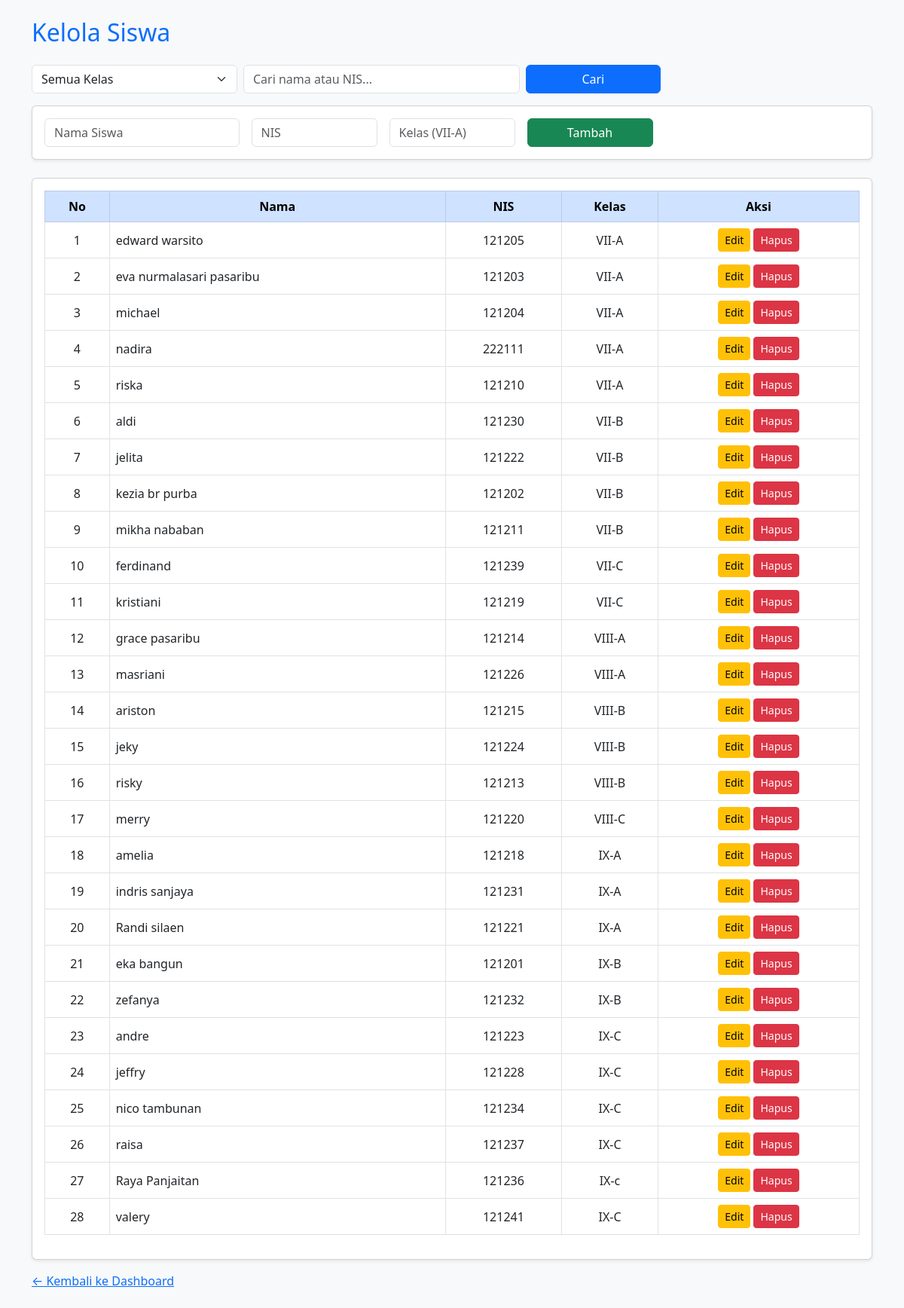
Page /admin/kelola_siswa.php (signed in) on the committed database.
### tables this page shows
CREATE TABLE `siswa` (
  `id` int(11) NOT NULL,
  `id_user` int(11) NOT NULL,
  `nama` varchar(50) NOT NULL,
  `kelas` varchar(10) NOT NULL,
  `nis` varchar(10) NOT NULL
);

### admin/kelola_siswa.php (the view, shortened to what this page needs)
<?php
include '../config/koneksi.php';
$selected_kelas = $_GET['kelas'] ?? 'all';
$keyword = mysqli_real_escape_string($koneksi, $_GET['cari'] ?? '');
$query = "SELECT * FROM siswa WHERE 1=1";
$query .= " ORDER BY
    CASE
        WHEN kelas LIKE 'VII%' THEN 1
        WHEN kelas LIKE 'VIII%' THEN 2
        WHEN kelas LIKE 'IX%' THEN 3
        ELSE 4
    END, kelas ASC, nama ASC";
$siswa = mysqli_query($koneksi, $query);
$edit_data = null;
?>
<!DOCTYPE html>
<html lang="id">
<head>
    <link href="https://cdn.jsdelivr.net/npm/bootstrap@5.3.0/dist/css/bootstrap.min.css" rel="stylesheet">
</head>
<body class="bg-light">
<div class="container py-4">
    <h2 class="mb-4 text-primary">Kelola Siswa</h2>
    <form method="GET" class="mb-3">
        <div class="row g-2">
            <div class="col-md-3">
                <select name="kelas" class="form-select" onchange="this.form.submit()">
                    <option value="all" <?= $selected_kelas=='all'?'selected':'' ?>>Semua Kelas</option>
                </select>
            </div>
            <div class="col-md-4">
                <input type="text" name="cari" class="form-control" placeholder="Cari nama atau NIS..."
                       value="<?= htmlspecialchars($keyword) ?>">
            </div>
            <div class="col-md-2">
                <button class="btn btn-primary w-100" type="submit">Cari</button>
            </div>
        </div>
    </form>
    <div class="card shadow-sm mb-4">
        <div class="card-body">
            <form method="POST" class="row g-3">
                <div class="col-md-3">
                    <input type="text" name="nama" class="form-control" placeholder="Nama Siswa" required
                           value="<?= $edit_data['nama'] ?? '' ?>">
                </div>
                <div class="col-md-2">
                    <input type="text" name="nis" class="form-control" placeholder="NIS" required
                           value="<?= $edit_data['nis'] ?? '' ?>">
                </div>
                <div class="col-md-2">
                    <input type="text" name="kelas" class="form-control" placeholder="Kelas (VII-A)" required
                           value="<?= $edit_data['kelas'] ?? '' ?>">
                </div>
                <?php if (!$edit_data): ?>
                <div class="col-md-2">
                    <button class="btn btn-success w-100" type="submit" name="tambah">Tambah</button>
                </div>
                <?php endif; ?>
            </form>
        </div>
    </div>
    <div class="card shadow-sm">
        <div class="card-body">
            <table class="table table-hover table-bordered align-middle">
                <thead class="table-primary text-center">
                    <tr>
                        <th>No</th>
                        <th>Nama</th>
                        <th>NIS</th>
                        <th>Kelas</th>
                        <th>Aksi</th>
                    </tr>
                </thead>
                <tbody>
                <?php
                if (mysqli_num_rows($siswa) > 0):
                    $no = 1;
                    while ($row = mysqli_fetch_assoc($siswa)): ?>
                        <tr>
                            <td class="text-center"><?= $no++ ?></td>
                            <td><?= htmlspecialchars($row['nama']) ?></td>
                            <td class="text-center"><?= htmlspecialchars($row['nis']) ?></td>
                            <td class="text-center"><?= htmlspecialchars($row['kelas']) ?></td>
                            <td class="text-center">
                                <a href="?edit=<?= $row['id'] ?>" class="btn btn-warning btn-sm">Edit</a>
                                <a href="?hapus=<?= $row['id'] ?>" class="btn btn-danger btn-sm"
                                   onclick="return confirm('Yakin ingin hapus siswa ini?')">Hapus</a>
                            </td>
                        </tr>
                    <?php endwhile;
                else: ?>
                    <tr><td colspan="5" class="text-center">Tidak ada data siswa</td></tr>
                <?php endif; ?>
                </tbody>
            </table>
        </div>
    </div>
<div class="logout mt-3">
    <a href="dashboard.php">← Kembali ke Dashboard</a>
</div>
</div>
</body>
</html>

### rows in the picture
siswa: nama "edward warsito", nis "121205", kelas "VII-A"
siswa: nama "eva nurmalasari pasaribu", nis "121203", kelas "VII-A"
siswa: nama "michael", nis "121204", kelas "VII-A"
siswa: nama "nadira", nis "222111", kelas "VII-A"
siswa: nama "riska", nis "121210", kelas "VII-A"
siswa: nama "aldi", nis "121230", kelas "VII-B"
siswa: nama "jelita", nis "121222", kelas "VII-B"
siswa: nama "kezia br purba", nis "121202", kelas "VII-B"
siswa: nama "mikha nababan", nis "121211", kelas "VII-B"
siswa: nama "ferdinand", nis "121239", kelas "VII-C"
siswa: nama "kristiani", nis "121219", kelas "VII-C"
siswa: nama "grace pasaribu", nis "121214", kelas "VIII-A"
siswa: nama "masriani", nis "121226", kelas "VIII-A"
siswa: nama "ariston", nis "121215", kelas "VIII-B"
siswa: nama "jeky", nis "121224", kelas "VIII-B"
siswa: nama "risky", nis "121213", kelas "VIII-B"
siswa: nama "merry", nis "121220", kelas "VIII-C"
siswa: nama "amelia", nis "121218", kelas "IX-A"
siswa: nama "indris sanjaya", nis "121231", kelas "IX-A"
siswa: nama "Randi silaen", nis "121221", kelas "IX-A"
siswa: nama "eka bangun", nis "121201", kelas "IX-B"
siswa: nama "zefanya", nis "121232", kelas "IX-B"
siswa: nama "andre", nis "121223", kelas "IX-C"
siswa: nama "jeffry", nis "121228", kelas "IX-C"
siswa: nama "nico tambunan", nis "121234", kelas "IX-C"
siswa: nama "raisa", nis "121237", kelas "IX-C"
siswa: nama "Raya Panjaitan", nis "121236", kelas "IX-c"
siswa: nama "valery", nis "121241", kelas "IX-C"
